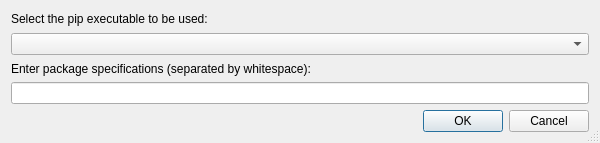
<?xml version="1.0" encoding="UTF-8"?>
<ui version="4.0">
 <class>PipPackagesInputDialog</class>
 <widget class="QDialog" name="PipPackagesInputDialog">
  <property name="geometry">
   <rect>
    <x>0</x>
    <y>0</y>
    <width>600</width>
    <height>143</height>
   </rect>
  </property>
  <property name="windowTitle">
   <string>Packages </string>
  </property>
  <property name="sizeGripEnabled">
   <bool>true</bool>
  </property>
  <layout class="QVBoxLayout" name="verticalLayout">
   <item>
    <widget class="QLabel" name="label">
     <property name="text">
      <string>Select the pip executable to be used:</string>
     </property>
    </widget>
   </item>
   <item>
    <widget class="QComboBox" name="pipComboBox">
     <property name="toolTip">
      <string>Select the pip command to use</string>
     </property>
    </widget>
   </item>
   <item>
    <widget class="QLabel" name="label_2">
     <property name="text">
      <string>Enter package specifications (separated by whitespace):</string>
     </property>
    </widget>
   </item>
   <item>
    <widget class="QLineEdit" name="packagesEdit"/>
   </item>
   <item>
    <widget class="QDialogButtonBox" name="buttonBox">
     <property name="orientation">
      <enum>Qt::Horizontal</enum>
     </property>
     <property name="standardButtons">
      <set>QDialogButtonBox::Cancel|QDialogButtonBox::Ok</set>
     </property>
    </widget>
   </item>
  </layout>
 </widget>
 <resources/>
 <connections>
  <connection>
   <sender>buttonBox</sender>
   <signal>accepted()</signal>
   <receiver>PipPackagesInputDialog</receiver>
   <slot>accept()</slot>
   <hints>
    <hint type="sourcelabel">
     <x>248</x>
     <y>254</y>
    </hint>
    <hint type="destinationlabel">
     <x>157</x>
     <y>274</y>
    </hint>
   </hints>
  </connection>
  <connection>
   <sender>buttonBox</sender>
   <signal>rejected()</signal>
   <receiver>PipPackagesInputDialog</receiver>
   <slot>reject()</slot>
   <hints>
    <hint type="sourcelabel">
     <x>316</x>
     <y>260</y>
    </hint>
    <hint type="destinationlabel">
     <x>286</x>
     <y>274</y>
    </hint>
   </hints>
  </connection>
 </connections>
</ui>
